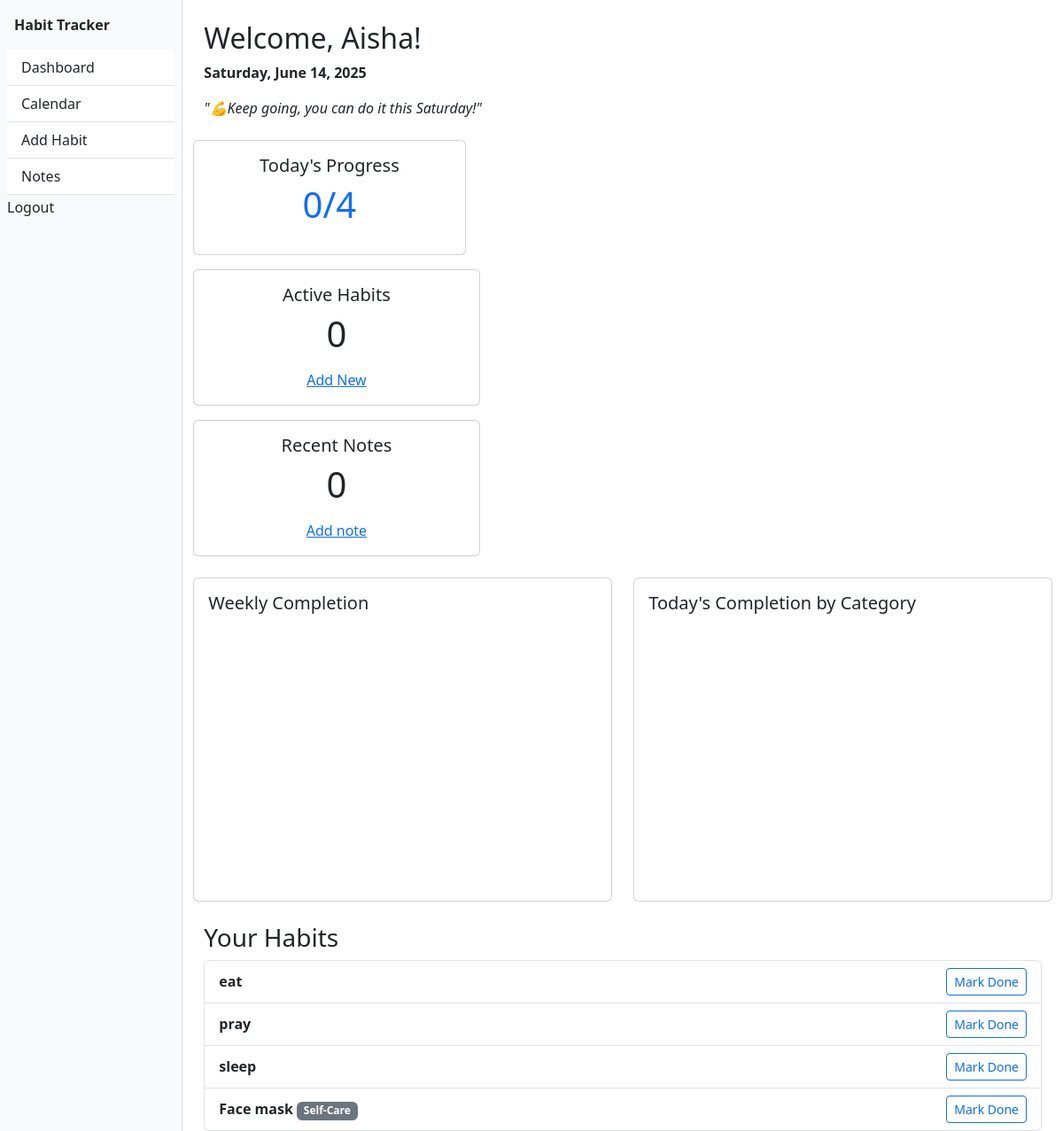
Page /habits/dashboard/ (signed in) on the committed database.
### habits/models.py (models this page shows, shortened)
class Habit(models.Model):
    CATEGORY_CHOICES = [
        ('health', 'Health/Fitness'),
        ('productivity', 'Productivity'),
        ('selfcare', 'Self-Care'),
        ('learning', 'Learning'),
        ('work', 'Work'),
        ('fun', 'Hobbies/Fun'),
    ]
    FREQUENCY_CHOICES = [
        ('daily', 'Daily'),
        ('weekly', 'Weekly'),
        ('custom', 'Custom'),
    ]
    user = models.ForeignKey(User, on_delete=models.CASCADE)
    name = models.CharField(max_length=100)  # e.g. "Drink water"
    description = models.TextField(blank=True)
    target = models.PositiveIntegerField(default=1)  # e.g. "8 glasses/day"
    frequency = models.CharField(max_length=20, choices=FREQUENCY_CHOICES, default='daily')
    category = models.CharField(max_length=50, choices=CATEGORY_CHOICES, blank=True)
    creation_date = models.DateTimeField(auto_now_add=True)
    is_template = models.BooleanField(default=False)  # For admin-curated templates
    created_by_admin = models.ForeignKey(
        User,
        on_delete=models.SET_NULL,
        null=True,
        blank=True,
        related_name='admin_habits'
    )

### habits/views.py (the view)
# urls.py: path('dashboard/', dashboard, name='dashboard'),
@login_required
def dashboard(request):
    habits = Habit.objects.filter(user=request.user)
    today = date.today()
    start_of_week = today - timedelta(days=today.weekday())  # Monday
    week_dates = [start_of_week + timedelta(days=i) for i in range(7)]
    weekly_data = HabitCompletion.objects.filter(
        habit__user=request.user,
        date__range=[week_dates[0], week_dates[-1]],
        completed=True
    ).values('date').annotate(count=Count('id'))
    chart_labels = [d.strftime('%a') for d in week_dates]
    chart_data = [next((item['count'] for item in weekly_data if item['date'] == d), 0) for d in week_dates]
    category_data = HabitCompletion.objects.filter(
        habit__user=request.user,
        date=today,
        completed=True
    ).values('habit__category').annotate(count=Count('id'))
    category_labels = []
    category_counts = []
    category_map = dict(Habit.CATEGORY_CHOICES)
    for item in category_data:
        label = category_map.get(item['habit__category'], 'Uncategorised')
        category_labels.append(label)
        category_counts.append(item['count'])
    completed_today = HabitCompletion.objects.filter(
        habit__user=request.user,
        date=today,
        completed=True
    ).count()
    habit_count = habits.count()
    return render(request, 'habits/dashboard.html', {
        'habits': habits,
        'completed_today': completed_today,
        'habit_count': habit_count,
        'today': today,
        'chart_labels': json.dumps(chart_labels),
        'chart_data': json.dumps(chart_data),
        'category_labels': json.dumps(category_labels),
        'category_data': json.dumps(category_counts),
    })

### habits/templates/habits/dashboard.html (shortened to what this page needs)
{% extends 'habits/base.html' %}
{% block content %}
<div class="container mt-4">
    <h2>Welcome, {{ user.first_name|default:user.username }}!</h2>
    <p><strong>{{ today|date:"l, F j, Y" }}</strong></p>
  <p><em>"💪Keep going, you can do it this {{ today|date:'l' }}!"</em></p>
</div>
<div class="row mt-4">
    <div class="col-md-4 mb-3">
      <div class="card text-center">
        <div class="card-body">
          <h5 class="card-title">Today's Progress</h5>
          <p class="display-6 text-primary">{{ completed_today }}/{{ habit_count }}</p>
        </div>
      </div>
    </div>
</div>
<div class="col-md-4 mb-3">
    <div class="card text-center">
      <div class="card-body">
        <h5 class="card-title">Active Habits</h5>
        <p class="display-6 text-purple">0</p>
        <a href="{% url 'habits:habit_create' %}">Add New</a>
      </div>
    </div>
  </div>
<div class="col-md-4 mb-3">
    <div class="card text-center">
      <div class="card-body">
        <h5 class="card-title">Recent Notes</h5>
        <p class="display-6 text-purple">0</p>
        <a href="{% url 'habits:add_note' %}">Add note</a>
      </div>
    </div>
  </div>
<div class="row mt-4">
    <div class="col-md-6">
      <div class="card p-3">
        <h5>Weekly Completion</h5>
        <div id="weekly-completion-chart" style="height: 300px;"></div>
      </div>
    </div>
    <div class="col-md-6">
      <div class="card p-3">
        <h5>Today's Completion by Category</h5>
        <div id="category-completion-chart" style="height: 300px;"></div>
      </div>
    </div>
  </div>
<div class="container mt-4">
  <h3>Your Habits</h3>
  <ul class="list-group">
    {% for habit in habits %}
      <li class="list-group-item d-flex justify-content-between align-items-center">
        <div>
          <strong>{{ habit.name }}</strong>
          {% if habit.get_category_display %}
            <span class="badge bg-secondary">{{ habit.get_category_display }}</span>
          {% endif %}
        </div>
        <form action="{% url 'habits:toggle_habit' habit.pk %}" method="post">
          {% if habit.is_completed_today %}
            <button class="btn btn-success btn-sm" disabled>Done</button>
          {% else %}
            <button class="btn btn-outline-primary btn-sm">Mark Done</button>
          {% endif %}
        </form>
    {% empty %}
      <li class="list-group-item">You don't have any habits yet.</li>
    {% endfor %}
  </ul>
</div>
{% endblock %}

### rows in the picture
Habit: name "eat"
Habit: name "pray"
Habit: name "sleep"
Habit: name "Face mask", category "Self-Care"

### other values in the picture
{{ user.first_name|default:user.username }} "Aisha"
{{ completed_today }} "0"
{{ habit_count }} "4"
